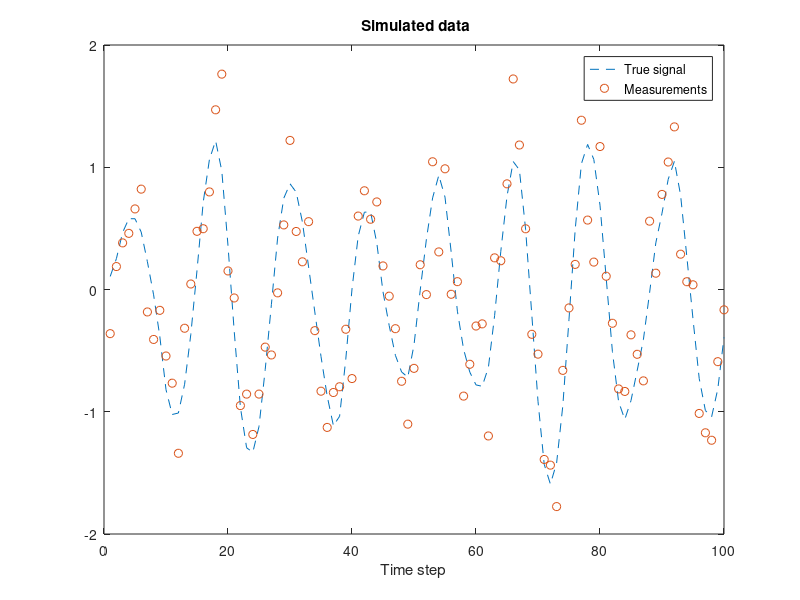
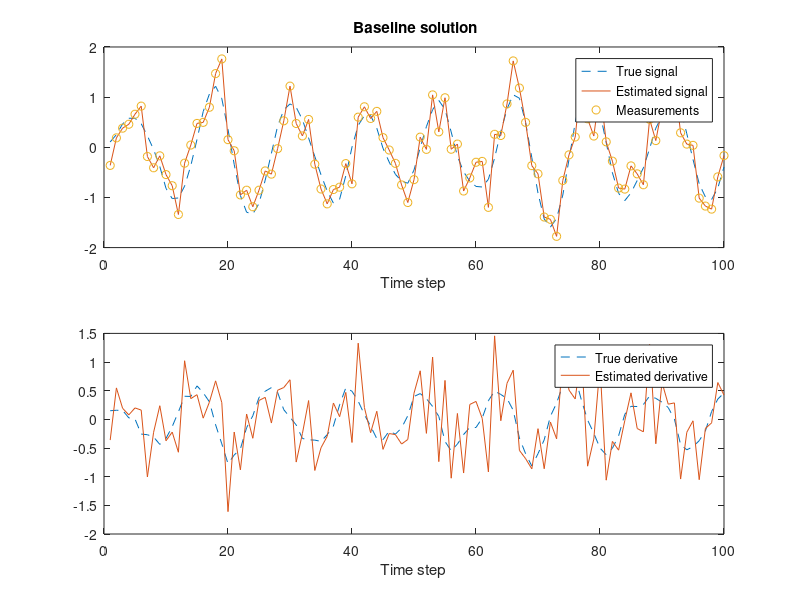
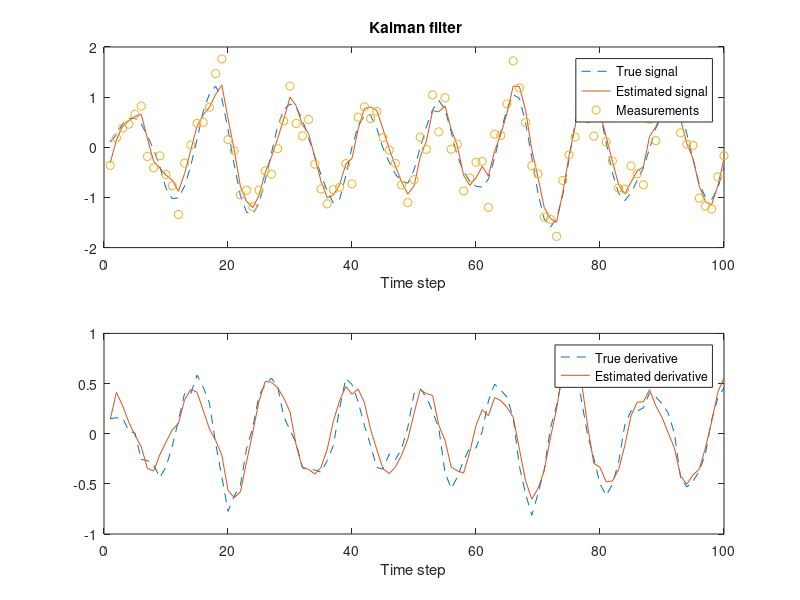
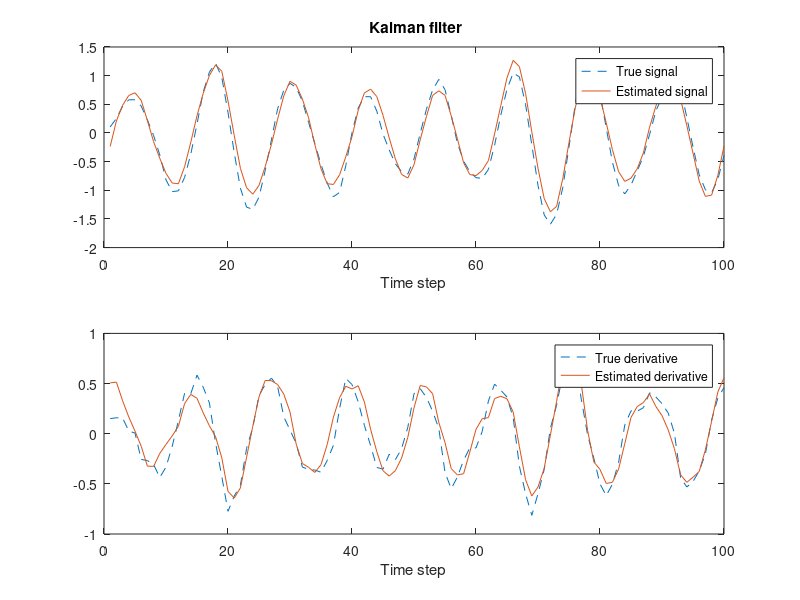

MATLAB code for these plots, in order:
%% RTS smoother for resonator
%% Generate data

  % Lock random seed
  randn('state',123);

  % Substitute Simo's 'gauss_rnd', where m is the mean and S the covariance
  gauss_rnd = @(m,S) m + chol(S)'*randn(size(m));
  
  % Define parameters
  steps = 100;  % Number of time steps
  w     = 0.5;  % Angular velocity
  q     = 0.01; % Process noise spectral density
  r     = 0.1;  % Measurement noise variance

  % This is the transition matrix
  A = [cos(w)    sin(w)/w; 
       -w*sin(w) cos(w)];

  % This is the process noise covariance
  Q = [0.5*q*(w-cos(w)*sin(w))/w^3 0.5*q*sin(w)^2/w^2;
       0.5*q*sin(w)^2/w^2          0.5*q*(w+cos(w)*sin(w))/w];

  % This is the true initial value
  x0 = [0;0.1]; 

  % Simulate data
  X = zeros(2,steps);  % The true signal
  Y = zeros(1,steps);  % Measurements
  T = 1:steps;         % Time
  x = x0;
  for k=1:steps
    x = gauss_rnd(A*x,Q);
    y = gauss_rnd(x(1),r);
    X(:,k) = x;
    Y(:,k) = y;
  end

  % Visualize
  figure; clf;
    plot(T,X(1,:),'--',T,Y,'o');
    legend('True signal','Measurements');
    xlabel('Time step'); title('\bf Simulated data')
    
  % Report and pause
  fprintf('This is the simulated data. Press enter.\n');
  pause;

  
%% Baseline solution

  % Baseline solution. The estimates
  % of x_k are stored as columns of
  % the matrix EST1.
  
  % Calculate baseline estimate
  m1 = [0;1];  % Initialize first step with a guess
  EST1 = zeros(2,steps);
  for k=1:steps
    m1(2) = Y(k)-m1(1);
    m1(1) = Y(k);
    EST1(:,k) = m1;
  end

  % Visualize results
  figure; clf;
  
  % Plot the signal and its estimate
  subplot(2,1,1);
    plot(T,X(1,:),'--',T,EST1(1,:),'-',T,Y,'o');
    legend('True signal','Estimated signal','Measurements');
    xlabel('Time step'); title('\bf Baseline solution')
  
  % Plot the derivative and its estimate
  subplot(2,1,2);
    plot(T,X(2,:),'--',T,EST1(2,:),'-');
    legend('True derivative','Estimated derivative');
    xlabel('Time step')

  % Compute error
  err1 = sqrt(sum((X-EST1).^2,2)/numel(X))
  %err1 = sqrt(sum((X(:)-EST1(:)).^2)/numel(X))
  %err1 = rmse(X,EST1)
  
  % Report and pause
  fprintf('This is the base line estimate. Press enter.\n');
  pause
  
  
%% Kalman filter
  
  % Kalman filter solution. The estimates
  % of x_k are stored as columns of
  % the matrix EST2.

  m2 = [0;.5];  % Initialize first step
  P2 = eye(2); % Some uncertanty in covariance
  P2s = zeros(2,2,steps);
  EST2 = zeros(2,steps); % Allocate space for results
  H = [1 0];
  Ks = zeros(2,10);

  % Run Kalman filter
  for k=1:steps
    m_km1 = A*m2;
    P_km1 = A*P2*A' + Q;
    % Replace these with the Kalman filter equations
    K = P_km1*H'/(H*P_km1*H'+r);
    v = (Y(k)-H*m_km1);
    S = (P_km1(1,1)+r);
    m2 = m_km1 + K*v;
    P2 = P_km1-K*S*K';
    if k>steps-10
        Ks(:,steps-10+k) = K;
    end

    %warning('You should add the Kalman filtering equations.')
    
    % Store the results
    P2s(:,:,k) = P2;
    EST2(:,k) = m2;
  end

  % Visualize results
  figure; clf
  
  % Plot the signal and its estimate
  subplot(2,1,1);
    plot(T,X(1,:),'--',T,EST2(1,:),'-',T,Y,'o');
    legend('True signal','Estimated signal','Measurements');
    xlabel('Time step'); title('\bf Kalman filter')
  
  % Plot the derivative and its estimate
  subplot(2,1,2);
    plot(T,X(2,:),'--',T,EST2(2,:),'-');
    legend('True derivative','Estimated derivative');
    xlabel('Time step')

  % Compute error
  %err2 = rmse(X,EST2)
  err2 = sqrt(sum((X-EST2).^2,2)/numel(X))

  % Report and pause
  fprintf('This will be the KF estimate. Press enter.\n');
  pause;


%% Stationary Kalman filter solution

  % The estimates of x_k are stored as columns of
  % the matrix EST3.

  m3 = [0;1];  % Initialize first step
  P3 = eye(2); % Some uncertanty in covariance  
  K  = Ks(:,end);  % Store the stationary gain here  
  EST3 = zeros(2,steps); % Allocate space for results

  for k=1:steps
    % Replace these with the stationary Kalman filter equations
    % Replace these with the Kalman filter equations

    m_km1 = A*m3;
    v = (Y(k)-H*m_km1);
    m3 = m_km1 + K*v;

    warning('You should add the Kalman filtering equations.')
    
    % Store the results
    EST3(:,k) = m3;
  end

  % Visualize results
  figure; clf
  
  % Plot the signal and its estimate
  subplot(2,1,1);
    plot(T,X(1,:),'--',T,EST3(1,:),'-',T,Y,'o');
    legend('True signal','Estimated signal','Measurements');
    xlabel('Time step'); ; title('\bf Stationary Kalman filter')
  
  % Plot the derivative and its estimate
  subplot(2,1,2);
    plot(T,X(2,:),'--',T,EST3(2,:),'-');
    legend('True derivative','Estimated derivative');
    xlabel('Time step')
 
  % Compute error
  %err3 = rmse(X,EST3)
  err3 = sqrt(sum((X-EST3).^2,2)/numel(X))

  % Report and pause
  fprintf('This will be the SKF estimate. Press enter.\n');

%% Smoothing

  Ps = P2s; % Kalman filter results 
  ms = EST2; % Kalman filter results
 
  % Plot the signal and its estimate
  subplot(2,1,1);
    plot(T,X(1,:),'--',T,EST2(1,:),'-');
    legend('True signal','Estimated signal');
    xlabel('Time step'); ; title('\bf Kalman filter')
  
  % Plot the derivative and its estimate
  subplot(2,1,2);
    plot(T,X(2,:),'--',T,EST2(2,:),'-');
    legend('True derivative','Estimated derivative');
    xlabel('Time step')
    

    for k=steps-1:-1:1
        m_ = A*EST2(:,k);
        P_ = A*P2s(:,:,k)*A' + Q;
        G = P2s(:,:,k)*A/P_;
        
        ms(:,k) = EST2(:,k) + G*(ms(:,k+1)-m_);
        Ps(:,:,k) = P2s(:,:,k) + G*(Ps(:,:,k+1)-P_)*G';
        
    end
    
    %%
          hold off;
         % Plot the signal and its estimate
         subplot(2,1,1);
         plot(T,X(1,:),'--',T,ms(1,:),'-');
         legend('True signal','Estimated signal');
         xlabel('Time step'); ; title('\bf Kalman filter')
        
        % Plot the derivative and its estimate
        subplot(2,1,2);
        plot(T,X(2,:),'--',T,ms(2,:),'-');
        legend('True derivative','Estimated derivative');
        xlabel('Time step')
        
  